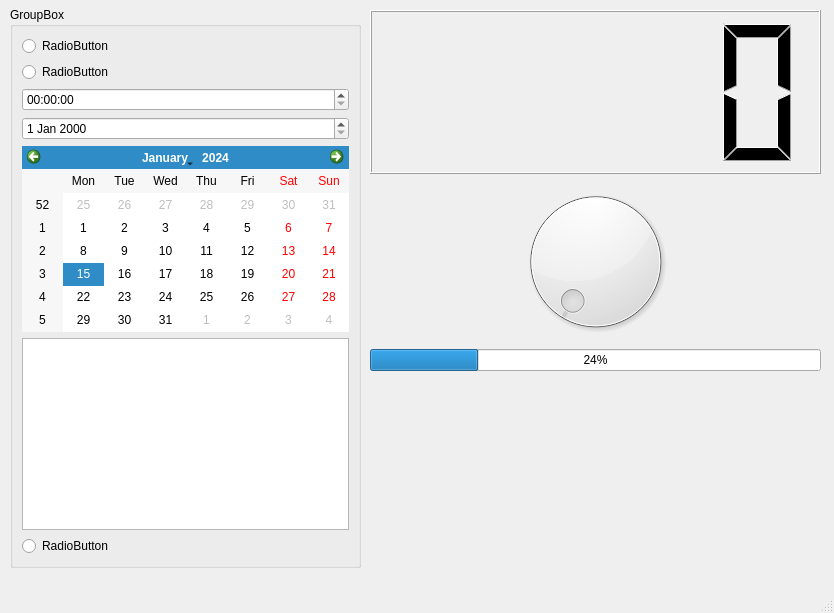
<?xml version="1.0" encoding="UTF-8"?>
<ui version="4.0">
 <class>MainWindow</class>
 <widget class="QMainWindow" name="MainWindow">
  <property name="geometry">
   <rect>
    <x>0</x>
    <y>0</y>
    <width>834</width>
    <height>613</height>
   </rect>
  </property>
  <property name="windowTitle">
   <string>MainWindow</string>
  </property>
  <widget class="QWidget" name="centralwidget">
   <widget class="QWidget" name="verticalLayoutWidget">
    <property name="geometry">
     <rect>
      <x>10</x>
      <y>7</y>
      <width>351</width>
      <height>561</height>
     </rect>
    </property>
    <layout class="QHBoxLayout" name="horizontalLayout">
     <item>
      <widget class="QGroupBox" name="groupBox">
       <property name="title">
        <string>GroupBox</string>
       </property>
       <layout class="QVBoxLayout" name="verticalLayout_2">
        <item>
         <widget class="QRadioButton" name="radioButton_3">
          <property name="text">
           <string>RadioButton</string>
          </property>
         </widget>
        </item>
        <item>
         <widget class="QRadioButton" name="radioButton_2">
          <property name="text">
           <string>RadioButton</string>
          </property>
         </widget>
        </item>
        <item>
         <widget class="QTimeEdit" name="timeEdit"/>
        </item>
        <item>
         <widget class="QDateEdit" name="dateEdit"/>
        </item>
        <item>
         <widget class="QCalendarWidget" name="calendarWidget"/>
        </item>
        <item>
         <widget class="QTextEdit" name="textEdit"/>
        </item>
        <item>
         <widget class="QRadioButton" name="radioButton">
          <property name="text">
           <string>RadioButton</string>
          </property>
         </widget>
        </item>
       </layout>
      </widget>
     </item>
    </layout>
   </widget>
   <widget class="QWidget" name="gridLayoutWidget">
    <property name="geometry">
     <rect>
      <x>370</x>
      <y>10</y>
      <width>451</width>
      <height>361</height>
     </rect>
    </property>
    <layout class="QGridLayout" name="gridLayout">
     <item row="0" column="0">
      <widget class="QLCDNumber" name="lcdNumber"/>
     </item>
     <item row="1" column="0">
      <widget class="QDial" name="dial">
       <property name="autoFillBackground">
        <bool>false</bool>
       </property>
       <property name="wrapping">
        <bool>false</bool>
       </property>
       <property name="notchesVisible">
        <bool>false</bool>
       </property>
      </widget>
     </item>
     <item row="2" column="0">
      <widget class="QProgressBar" name="progressBar">
       <property name="value">
        <number>24</number>
       </property>
      </widget>
     </item>
    </layout>
   </widget>
  </widget>
  <widget class="QMenuBar" name="menubar">
   <property name="geometry">
    <rect>
     <x>0</x>
     <y>0</y>
     <width>834</width>
     <height>22</height>
    </rect>
   </property>
  </widget>
  <widget class="QStatusBar" name="statusbar"/>
 </widget>
 <resources/>
 <connections>
  <connection>
   <sender>radioButton_3</sender>
   <signal>clicked()</signal>
   <receiver>radioButton_2</receiver>
   <slot>toggle()</slot>
   <hints>
    <hint type="sourcelabel">
     <x>75</x>
     <y>67</y>
    </hint>
    <hint type="destinationlabel">
     <x>77</x>
     <y>93</y>
    </hint>
   </hints>
  </connection>
  <connection>
   <sender>dial</sender>
   <signal>valueChanged(int)</signal>
   <receiver>lcdNumber</receiver>
   <slot>display(int)</slot>
   <hints>
    <hint type="sourcelabel">
     <x>737</x>
     <y>345</y>
    </hint>
    <hint type="destinationlabel">
     <x>673</x>
     <y>160</y>
    </hint>
   </hints>
  </connection>
  <connection>
   <sender>dial</sender>
   <signal>valueChanged(int)</signal>
   <receiver>progressBar</receiver>
   <slot>setValue(int)</slot>
   <hints>
    <hint type="sourcelabel">
     <x>487</x>
     <y>285</y>
    </hint>
    <hint type="destinationlabel">
     <x>492</x>
     <y>388</y>
    </hint>
   </hints>
  </connection>
 </connections>
</ui>
